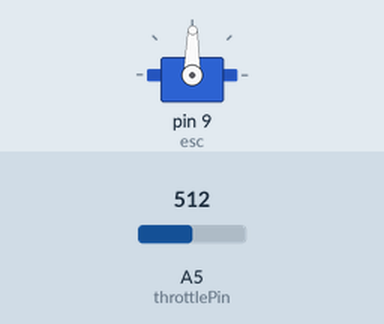
Bench run of a sketch on a simulated Arduino Uno, built with avr-gcc and run on an emulated ATmega328P. On the bench: servo. The inputs (shaded band) are chosen by the test bench; at power-on: A5 (throttlePin) = 512. What the sketch prints to the serial monitor is not drawn.

Above: at 1.2 s.
1.3 s: A5 (throttlePin) set to 716
At 1.9 s:
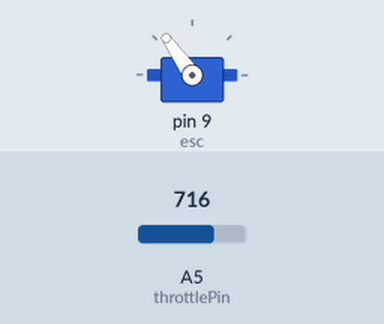
2.8 s: A5 (throttlePin) set to 900
At 3.2 s:
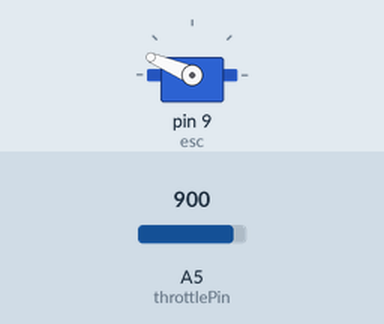
4.3 s: A5 (throttlePin) set to 1023
At 5.4 s:
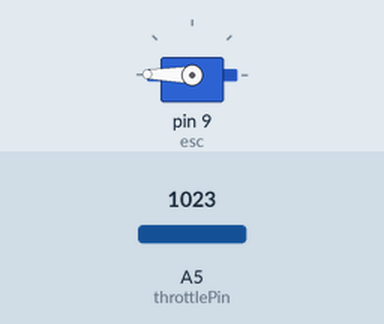
5.8 s: A5 (throttlePin) set to 306
At 6.6 s:
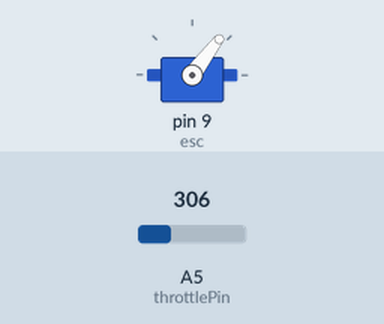
7.3 s: A5 (throttlePin) set to 122
At 7.7 s:
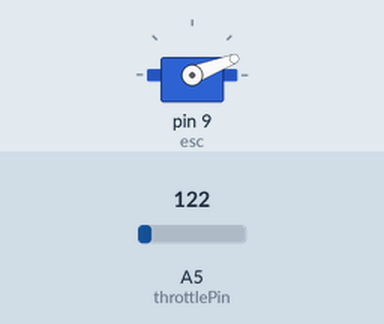
8.8 s: A5 (throttlePin) set to 511
At 9.9 s:
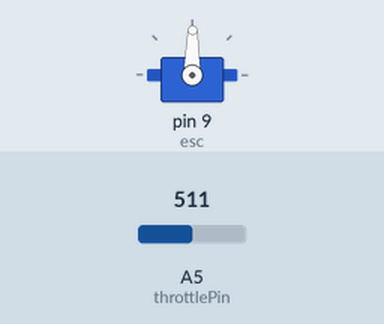
Timing chart, 0 to 11.3 s (numbered marks = the images above; inputs shaded):
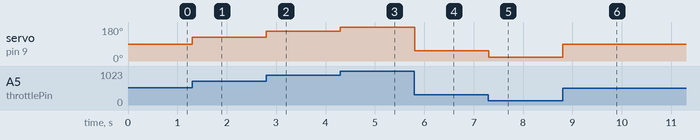

The sketch:

throttle_mapping.ino
```cpp
#include <Servo.h>

Servo esc;
int throttlePin = 5;

void setup()
{
esc.attach(9);
Serial.begin(9600);
}

void loop()
{
int throttle = analogRead(throttlePin);
throttle = map(throttle, 0, 1023, 0, 179);
esc.write(throttle);
Serial.println(throttle);
}
```

Measured:
- after the input at 1.3 s, servo on pin 9 (esc): 89° → 125° at once
- after the input at 2.8 s, servo on pin 9 (esc): 125° → 157° at once
- after the input at 4.3 s, servo on pin 9 (esc): 157° → 179° at once
- after the input at 5.8 s, servo on pin 9 (esc): 179° → 53° at once
- after the input at 7.3 s, servo on pin 9 (esc): 53° → 21° at once
- after the input at 8.8 s, servo on pin 9 (esc): 21° → 89° at once
